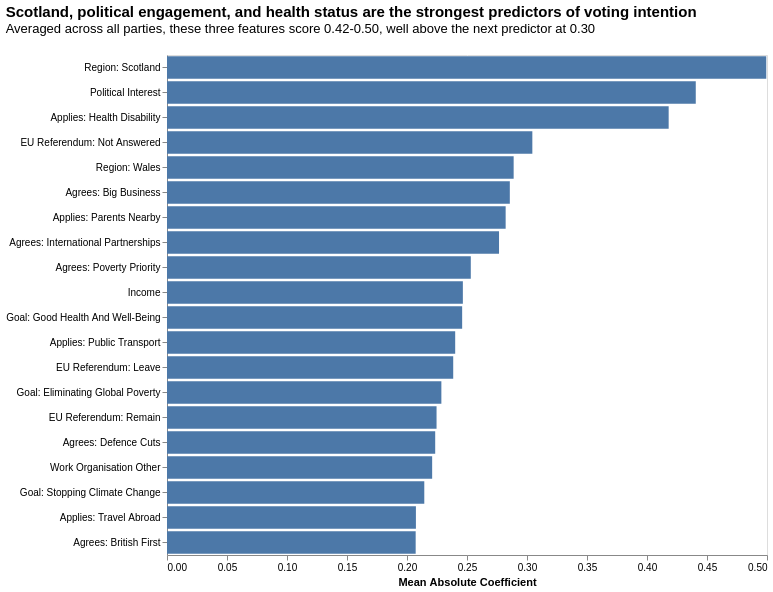

Notebook cell for this chart:
### Code cell
# Build chart
predictors_bar = alt.Chart(top_predictors).mark_bar().encode(
    x=alt.X(
        'mean_abs_coef:Q',
        axis=alt.Axis(title='Mean Absolute Coefficient', grid=False)),
    y=alt.Y(
        'feature_label:N',
        sort='-x',
        axis=alt.Axis(title='', grid=False)),
    tooltip=[
        alt.Tooltip('feature_label:N', title='Feature'),
        alt.Tooltip('mean_abs_coef:Q', title='Mean Absolute Coefficient', format='.3f')]
).properties(
    title=alt.TitleParams(
        text='Scotland, political engagement, and health status are the strongest predictors of voting intention',
        subtitle=['Averaged across all parties, these three features score 0.42-0.50, well above the next predictor at 0.30',''],
        fontSize=15,
        fontWeight='bold',
        subtitleFontSize=13,
        anchor='start'
    ),
    width=600,
    height=500
)

predictors_bar

### Figure 1 — Vega-Lite specification as saved in the notebook (floating-point values rounded to 4 significant figures)
{"$schema": "https://vega.github.io/schema/vega-lite/v5.8.0.json", "config": {"view": {"continuousHeight": 300, "continuousWidth": 300}}, "data": {"name": "data-6f121298c0a00754495e5cb360b9998d"}, "datasets": {"data-6f121298c0a00754495e5cb360b9998d": [{"feature": "region_Scotland", "feature_label": "Region: Scotland", "mean_abs_coef": 0.4994}, {"feature": "political_interest_encoded", "feature_label": "Political Interest", "mean_abs_coef": 0.4406}, {"feature": "stmt_health_disability_encoded", "feature_label": "Applies: Health Disability", "mean_abs_coef": 0.4181}, {"feature": "eu_referendum_Not answered", "feature_label": "EU Referendum: Not Answered", "mean_abs_coef": 0.3045}, {"feature": "region_Wales", "feature_label": "Region: Wales", "mean_abs_coef": 0.2889}, {"feature": "att_big_business_encoded", "feature_label": "Agrees: Big Business", "mean_abs_coef": 0.2857}, {"feature": "stmt_parents_nearby_encoded", "feature_label": "Applies: Parents Nearby", "mean_abs_coef": 0.2822}, {"feature": "att_international_partnerships_encoded", "feature_label": "Agrees: International Partnerships", "mean_abs_coef": 0.2767}, {"feature": "att_poverty_priority_encoded", "feature_label": "Agrees: Poverty Priority", "mean_abs_coef": 0.2532}, {"feature": "income_encoded", "feature_label": "Income", "mean_abs_coef": 0.2466}, {"feature": "goal_importance_Good health and well-being", "feature_label": "Goal: Good Health And Well-Being", "mean_abs_coef": 0.246}, {"feature": "stmt_public_transport_encoded", "feature_label": "Applies: Public Transport", "mean_abs_coef": 0.2402}, {"feature": "eu_referendum_Leave", "feature_label": "EU Referendum: Leave", "mean_abs_coef": 0.2385}, {"feature": "goal_importance_Eliminating global poverty", "feature_label": "Goal: Eliminating Global Poverty", "mean_abs_coef": 0.2286}, {"feature": "eu_referendum_Remain", "feature_label": "EU Referendum: Remain", "mean_abs_coef": 0.2246}, {"feature": "att_defence_cuts_encoded", "feature_label": "Agrees: Defence Cuts", "mean_abs_coef": 0.2235}, {"feature": "work_organisation_Other", "feature_label": "Work Organisation Other", "mean_abs_coef": 0.221}, {"feature": "goal_importance_Stopping climate change", "feature_label": "Goal: Stopping Climate Change", "mean_abs_coef": 0.2144}, {"feature": "stmt_travel_abroad_encoded", "feature_label": "Applies: Travel Abroad", "mean_abs_coef": 0.2074}, {"feature": "att_british_first_encoded", "feature_label": "Agrees: British First", "mean_abs_coef": 0.2072}]}, "encoding": {"tooltip": [{"field": "feature_label", "title": "Feature", "type": "nominal"}, {"field": "mean_abs_coef", "format": ".3f", "title": "Mean Absolute Coefficient", "type": "quantitative"}], "x": {"axis": {"grid": false, "title": "Mean Absolute Coefficient"}, "field": "mean_abs_coef", "type": "quantitative"}, "y": {"axis": {"grid": false, "title": ""}, "field": "feature_label", "sort": "-x", "type": "nominal"}}, "height": 500, "mark": {"type": "bar"}, "title": {"anchor": "start", "fontSize": 15, "fontWeight": "bold", "subtitle": ["Averaged across all parties, these three features score 0.42-0.50, well above the next predictor at 0.30", ""], "subtitleFontSize": 13, "text": "Scotland, political engagement, and health status are the strongest predictors of voting intention"}, "width": 600}
